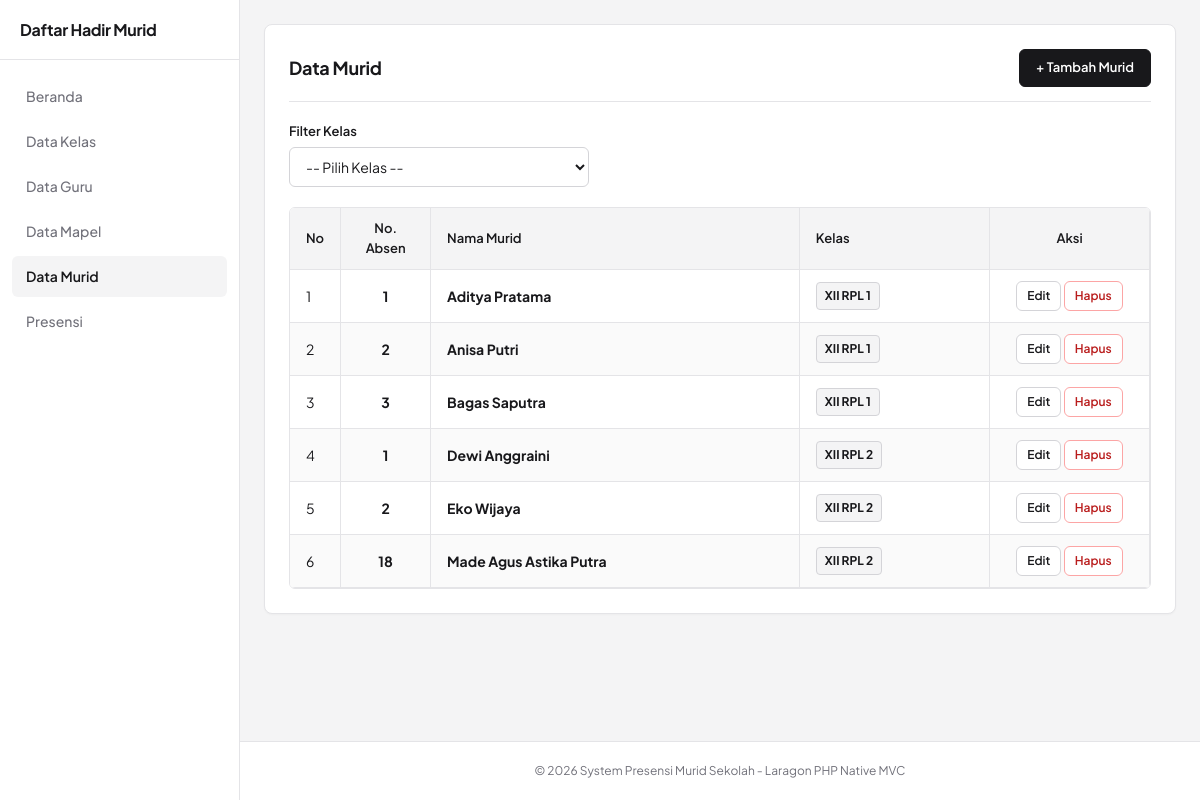
The page /murid on the database its author committed.
### tables this page shows
CREATE TABLE `murid` (
  `id_murid` INT(11) NOT NULL AUTO_INCREMENT,
  `no_absen` INT(11) NOT NULL DEFAULT 1,
  `nama_murid` VARCHAR(150) NOT NULL,
  `id_kelas` INT(11) NOT NULL,
  PRIMARY KEY (`id_murid`),
  KEY `fk_murid_kelas` (`id_kelas`),
  CONSTRAINT `fk_murid_kelas` FOREIGN KEY (`id_kelas`) REFERENCES `kelas` (`id_kelas`) ON DELETE CASCADE ON UPDATE CASCADE
);

CREATE TABLE `kelas` (
  `id_kelas` INT(11) NOT NULL AUTO_INCREMENT,
  `nama_kelas` VARCHAR(100) NOT NULL,
  PRIMARY KEY (`id_kelas`)
);

### app/controllers/MuridController.php (called while the page is built, shortened)
<?php
class MuridController extends Controller {
    private $muridModel;
    private $kelasModel;
    public function __construct() {
        $this->muridModel = new MuridModel();
        $this->kelasModel = new KelasModel();
    }
    public function index() {
        $selectedKelas = (int)($_GET['kelas'] ?? 0);
        $data = [
            'title' => 'Data Murid',
            'murid' => $selectedKelas > 0 ? $this->muridModel->getByKelas($selectedKelas) : $this->muridModel->getAll(),
            'kelas' => $this->kelasModel->getAll(),
            'selectedKelas' => $selectedKelas
        ];
        $this->view('murid/index', $data);
    }
}

### core/Router.php (called while the page is built, shortened)
<?php
class Router {
    protected $method = 'index';
    protected $params = [];
    public function __construct() {
        $this->controller = new $this->controller;
        call_user_func_array([$this->controller, $this->method], $this->params);
    }
}

### public/index.php (called while the page is built, shortened)
<?php
require_once __DIR__ . '/../core/Database.php';
require_once __DIR__ . '/../core/Controller.php';
require_once __DIR__ . '/../core/Model.php';
require_once __DIR__ . '/../core/Router.php';
spl_autoload_register(function ($className) {
    $modelFile = __DIR__ . '/../app/models/' . $className . '.php';
});
$app = new Router();

### core/Database.php (called while the page is built, shortened)
<?php
class Database {
    private static $instance = null;
    private $pdo;
    private function __construct() {
        $config = require __DIR__ . '/../config/database.php';
        $dsn = "mysql:host=" . $config['host'] . ";dbname=" . $config['dbname'] . ";charset=" . $config['charset'];
        $options = [
            PDO::ATTR_ERRMODE            => PDO::ERRMODE_EXCEPTION,
            PDO::ATTR_DEFAULT_FETCH_MODE => PDO::FETCH_ASSOC,
            PDO::ATTR_EMULATE_PREPARES   => false,
        ];
        try {
            $this->pdo = new PDO($dsn, $config['username'], $config['password'], $options);
        } catch (PDOException $e) {
            die("Koneksi Database Gagal: " . $e->getMessage());
        }
    }
    public static function getInstance() {
        if (self::$instance === null) {
            self::$instance = new Database();
        }
        return self::$instance;
    }
    public function query($sql, $params = []) {
        $stmt = $this->pdo->prepare($sql);
        $stmt->execute($params);
        return $stmt;
    }
    public function fetchAll($sql, $params = []) {
        return $this->query($sql, $params)->fetchAll();
    }
}

### config/database.php (called while the page is built)
<?php
return [
    'host' => 'localhost',
    'dbname' => 'db_presensi_murid',
    'username' => 'root',
    'password' => '',
    'charset' => 'utf8mb4'
];

### app/models/MuridModel.php (called while the page is built, shortened)
<?php
class MuridModel extends Model {
    public function getAll() {
        return $this->db->fetchAll(
            "SELECT m.*, k.nama_kelas
             FROM murid m
             LEFT JOIN kelas k ON m.id_kelas = k.id_kelas
             ORDER BY k.nama_kelas ASC, m.no_absen ASC, m.nama_murid ASC"
        );
    }
}

### core/Model.php (called while the page is built, shortened)
<?php
class Model {
    public function __construct() {
        $this->db = Database::getInstance();
    }
}

### app/views/murid/index.php (the view, shortened to what this page needs)
<div class="card">
    <div class="card-header">
        <h1 class="card-title">Data Murid</h1>
        <a href="<?= BASEURL ?>/murid/create" class="btn btn-primary">+ Tambah Murid</a>
    </div>
    <form method="GET" action="<?= BASEURL ?>/murid" style="margin-bottom: 20px;">
        <div class="form-group" style="margin-bottom: 0; max-width: 300px;">
            <label for="kelas">Filter Kelas</label>
            <select id="kelas" name="kelas" class="form-control" onchange="this.form.submit()">
                <option value="">-- Pilih Kelas --</option>
            </select>
        </div>
    </form>
    <div class="table-responsive">
        <table class="data-table">
            <thead>
                <tr>
                    <th style="width: 50px;">No</th>
                    <th style="width: 90px; text-align: center;">No. Absen</th>
                    <th>Nama Murid</th>
                    <th>Kelas</th>
                    <th style="width: 160px; text-align: center;">Aksi</th>
                </tr>
            </thead>
            <tbody>
                <?php if (!empty($murid)): ?>
                    <?php $no = 1; foreach ($murid as $m): ?>
                        <tr>
                            <td><?= $no++ ?></td>
                            <td style="text-align: center; font-weight: 700; color: var(--primary);"><?= (int)$m['no_absen'] ?></td>
                            <td><strong><?= htmlspecialchars($m['nama_murid']) ?></strong></td>
                            <td><span class="badge" style="background: #f4f4f5; color: #18181b; border: 1px solid #d4d4d8; font-size: 12px; padding: 4px 8px;"><?= htmlspecialchars($m['nama_kelas'] ?? 'Tanpa Kelas') ?></span></td>
                            <td style="text-align: center;">
                                <a href="<?= BASEURL ?>/murid/edit/<?= $m['id_murid'] ?>" class="btn btn-secondary btn-sm">Edit</a>
                                <a href="<?= BASEURL ?>/murid/delete/<?= $m['id_murid'] ?>" class="btn btn-danger btn-sm" onclick="return confirm('Yakin ingin menghapus murid ini?');">Hapus</a>
                            </td>
                        </tr>
                    <?php endforeach; ?>
                <?php else: ?>
                    <tr>
                        <td colspan="5" style="text-align: center; color: var(--text-muted);">Belum ada data murid.</td>
                    </tr>
                <?php endif; ?>
            </tbody>
        </table>
    </div>
</div>

### core/Controller.php (shortened to what this page needs)
<?php
class Controller {
    public function view($view, $data = []) {
        extract($data);
        $viewFile = __DIR__ . '/../app/views/' . $view . '.php';
        $headerFile = __DIR__ . '/../app/views/layouts/header.php';
        $footerFile = __DIR__ . '/../app/views/layouts/footer.php';
        if (file_exists($headerFile)) {
            require_once $headerFile;
        }
        if (file_exists($viewFile)) {
            require_once $viewFile;
        } else {
            echo "View <strong>{$view}</strong> tidak ditemukan!";
        }
        if (file_exists($footerFile)) {
            require_once $footerFile;
        }
    }
}

### app/views/layouts/header.php (shortened to what this page needs)
<!DOCTYPE html>
<html lang="id">
<head>
    <link rel="stylesheet" href="<?= BASEURL ?>/assets/css/style.css">
</head>
<body>
    <div class="app-layout">
        <aside class="sidebar">
            <div class="sidebar-header">
                <a href="<?= BASEURL ?>" class="sidebar-brand">Daftar Hadir Murid</a>
            </div>
            <ul class="sidebar-nav">
                <li>
                    <a href="<?= BASEURL ?>" class="sidebar-link <?= (isset($title) && strpos($title, 'Dashboard') !== false) ? 'active' : '' ?>">
                        <span>Beranda</span>
                    </a>
                </li>
                <li>
                    <a href="<?= BASEURL ?>/kelas" class="sidebar-link <?= (isset($title) && strpos($title, 'Kelas') !== false) ? 'active' : '' ?>">
                        <span>Data Kelas</span>
                    </a>
                </li>
                <li>
                    <a href="<?= BASEURL ?>/guru" class="sidebar-link <?= (isset($title) && strpos($title, 'Guru') !== false) ? 'active' : '' ?>">
                        <span>Data Guru</span>
                    </a>
                </li>
                <li>
                    <a href="<?= BASEURL ?>/mapel" class="sidebar-link <?= (isset($title) && strpos($title, 'Mata Pelajaran') !== false) ? 'active' : '' ?>">
                        <span>Data Mapel</span>
                    </a>
                </li>
                <li>
                    <a href="<?= BASEURL ?>/murid" class="sidebar-link <?= (isset($title) && strpos($title, 'Murid') !== false) ? 'active' : '' ?>">
                        <span>Data Murid</span>
                    </a>
                </li>
                <li>
                    <a href="<?= BASEURL ?>/presensi" class="sidebar-link <?= (isset($title) && strpos($title, 'Presensi') !== false) ? 'active' : '' ?>">
                        <span>Presensi</span>
                    </a>
                </li>
            </ul>
        </aside>
        <div class="main-wrapper">
            <main class="container">

### app/views/layouts/footer.php
            </main>
            <footer>
                <p>&copy; <?= date('Y') ?> System Presensi Murid Sekolah - Laragon PHP Native MVC</p>
            </footer>
        </div>
    </div>
</body>
</html>

### public/assets/css/style.css (style rules this page uses)
:root { --bg-color: #f4f4f5; --surface-color: #ffffff; --border-color: #e4e4e7; --border-dark: #d4d4d8; --text-main: #18181b; --text-muted: #71717a; --text-light: #a1a1aa; --primary: #18181b; --primary-hover: #27272a; --primary-light: #f4f4f5; --success-bg: #ecfdf5; --success-text: #047857; --info-bg: #f4f4f5; --info-text: #18181b; --warning-bg: #fffbebf5; --warning-text: #b45309; --danger-bg: #fef2f2; --danger-text: #b91c1c; --font-family: 'Plus Jakarta Sans', -apple-system, BlinkMacSystemFont, "Segoe UI", Roboto, sans-serif; }
* { box-sizing: border-box; margin: 0; padding: 0; }
body { font-family: var(--font-family); background-color: var(--bg-color); color: var(--text-main); line-height: 1.5; font-size: 14px; }
.app-layout { display: flex; min-height: 100vh; }
.sidebar { width: 240px; background-color: var(--surface-color); border-right: 1px solid var(--border-color); display: flex; flex-direction: column; flex-shrink: 0; position: fixed; top: 0; bottom: 0; left: 0; z-index: 100; }
.sidebar-header { height: 60px; padding: 0 20px; display: flex; align-items: center; border-bottom: 1px solid var(--border-color); }
.sidebar-brand { font-size: 16px; font-weight: 700; color: var(--primary); text-decoration: none; letter-spacing: -0.3px; }
.sidebar-nav { list-style: none; padding: 16px 12px; display: flex; flex-direction: column; gap: 4px; }
.sidebar-link { display: flex; align-items: center; gap: 10px; padding: 10px 14px; color: var(--text-muted); font-weight: 500; font-size: 14px; text-decoration: none; border-radius: 6px; transition: background-color 0.15s, color 0.15s; }
.sidebar-link:hover, .sidebar-link.active { color: var(--primary); background-color: var(--primary-light); font-weight: 600; }
.main-wrapper { flex: 1; margin-left: 240px; display: flex; flex-direction: column; min-height: 100vh; }
main.container { max-width: 1200px; width: 100%; margin: 24px auto; padding: 0 24px; flex: 1; }
.card { background: var(--surface-color); border: 1px solid var(--border-color); border-radius: 8px; padding: 24px; margin-bottom: 24px; box-shadow: 0 1px 2px rgba(0, 0, 0, 0.03); }
.card-header { display: flex; justify-content: space-between; align-items: center; margin-bottom: 20px; padding-bottom: 14px; border-bottom: 1px solid var(--border-color); }
.card-title { font-size: 18px; font-weight: 700; color: var(--text-main); letter-spacing: -0.2px; }
.btn { display: inline-block; font-family: inherit; font-size: 13px; font-weight: 600; padding: 8px 16px; border-radius: 6px; border: 1px solid transparent; cursor: pointer; text-decoration: none; text-align: center; transition: background-color 0.15s, border-color 0.15s; }
.btn-primary { background-color: var(--primary); color: #ffffff; border-color: var(--primary); }
.btn-secondary { background-color: #ffffff; color: var(--text-main); border-color: var(--border-dark); }
.btn-danger { background-color: #ffffff; color: var(--danger-text); border-color: #fca5a5; }
.btn-sm { padding: 5px 10px; font-size: 12px; }
.form-group { margin-bottom: 16px; }
.form-group label { display: block; font-weight: 600; font-size: 13px; color: var(--text-main); margin-bottom: 6px; }
.form-control, select.form-control { width: 100%; padding: 9px 12px; font-size: 14px; font-family: inherit; color: var(--text-main); background-color: #ffffff; border: 1px solid var(--border-dark); border-radius: 6px; }
.table-responsive { width: 100%; overflow-x: auto; border: 1px solid var(--border-color); border-radius: 6px; }
table.data-table { width: 100%; border-collapse: collapse; background-color: var(--surface-color); text-align: left; }
table.data-table th, table.data-table td { padding: 11px 16px; border-bottom: 1px solid var(--border-color); border-right: 1px solid var(--border-color); }
table.data-table th { background-color: #f4f4f5; font-weight: 600; color: var(--text-main); font-size: 13px; }
table.data-table tr:nth-child(even) td { background-color: #fafafa; }
.badge { display: inline-block; padding: 2px 6px; font-size: 11px; font-weight: 700; border-radius: 4px; }
footer { text-align: center; padding: 20px; color: var(--text-muted); font-size: 12px; border-top: 1px solid var(--border-color); margin-top: auto; background-color: var(--surface-color); width: 100%; }

### rows shown on the page
murid: no_absen "1", nama_murid "Aditya Pratama", id_kelas.nama_kelas "XII RPL 1"
murid: no_absen "2", nama_murid "Anisa Putri", id_kelas.nama_kelas "XII RPL 1"
murid: no_absen "3", nama_murid "Bagas Saputra", id_kelas.nama_kelas "XII RPL 1"
murid: no_absen "1", nama_murid "Dewi Anggraini", id_kelas.nama_kelas "XII RPL 2"
murid: no_absen "2", nama_murid "Eko Wijaya", id_kelas.nama_kelas "XII RPL 2"
murid: no_absen "18", nama_murid "Made Agus Astika Putra", id_kelas.nama_kelas "XII RPL 2"
